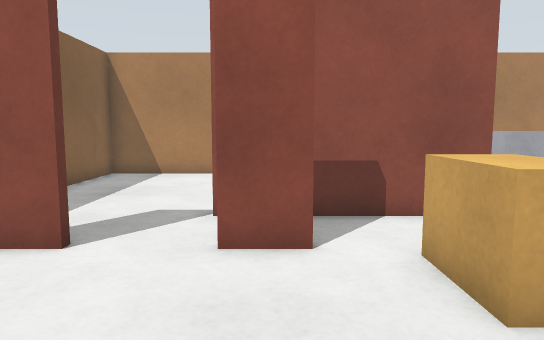
View 1 (above)

18 first-person views from a walk through a robot-simulator world made for Gazebo. The camera is 0.88 m above the floor, tilts 6° down and sees 70° across. The floor is counted in squares, 0.5 m on a side. Each view is taken from the middle of a square. On the plan, view 1 faces up. The plan holds only what a view shows up to about 18 squares ahead; the rest is blank.

View 2
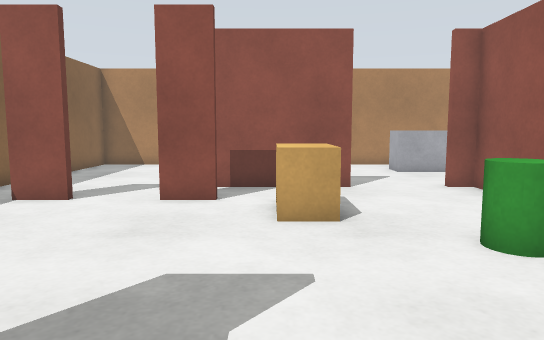

View 3
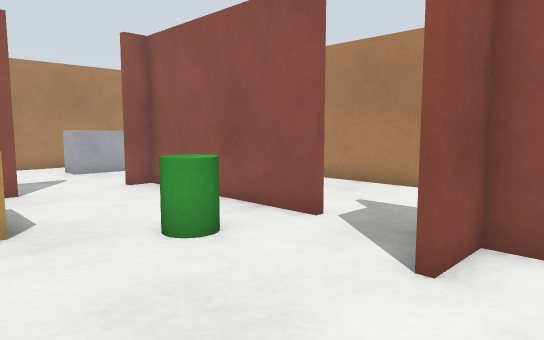

View 4
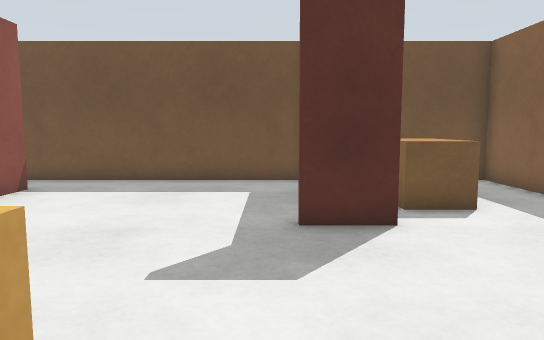

View 5
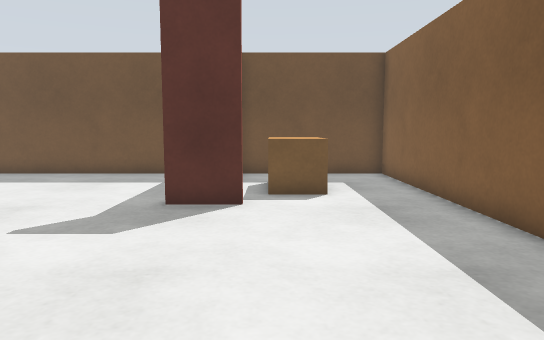

View 6
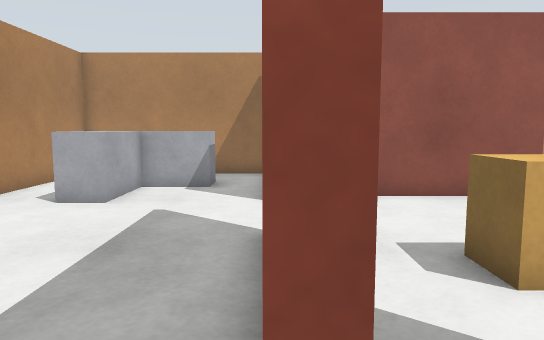

View 7
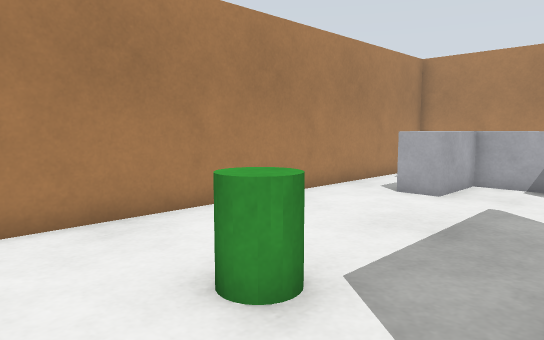

View 8
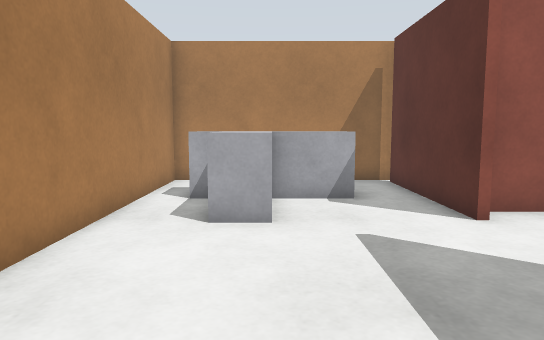

View 9
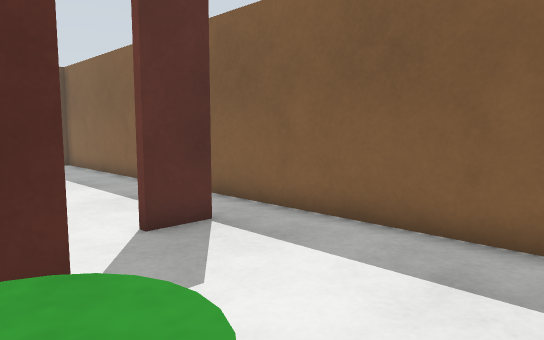

View 10
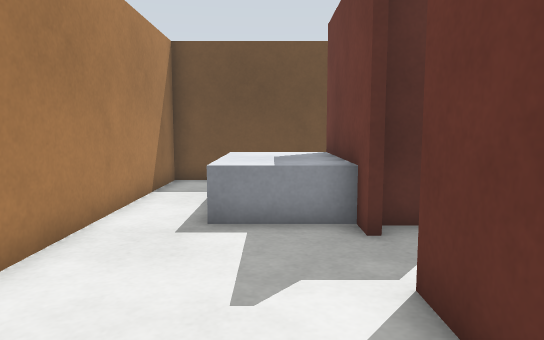

View 11
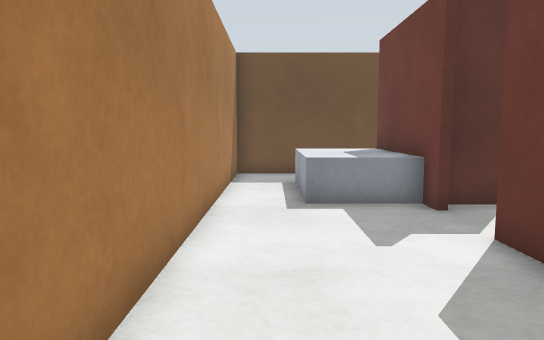

View 12
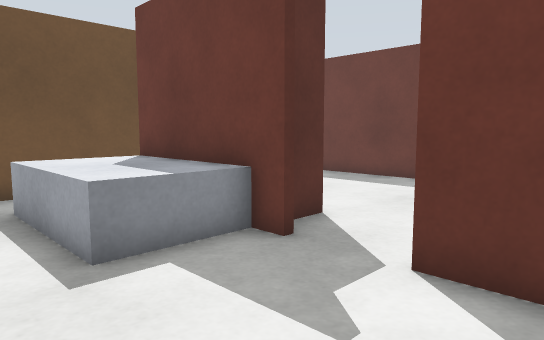

View 13
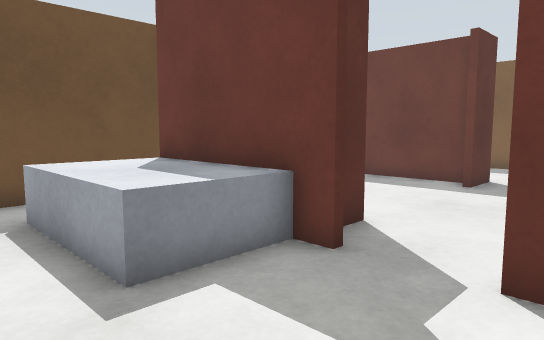

View 14
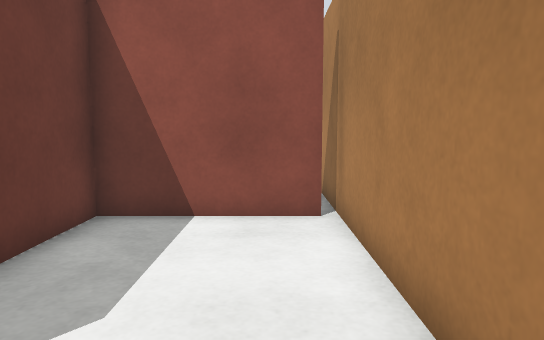

View 15
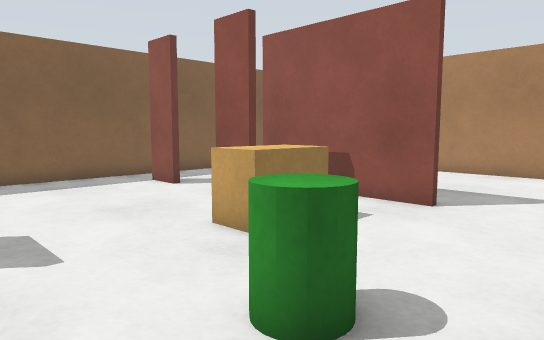

View 16
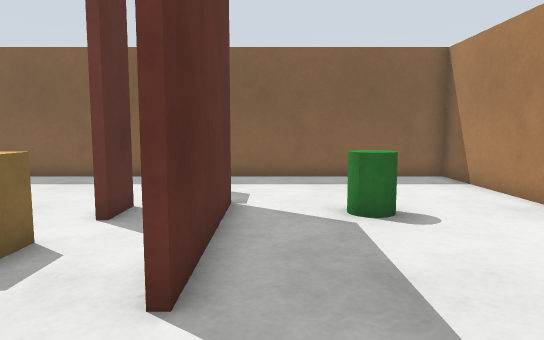

View 17
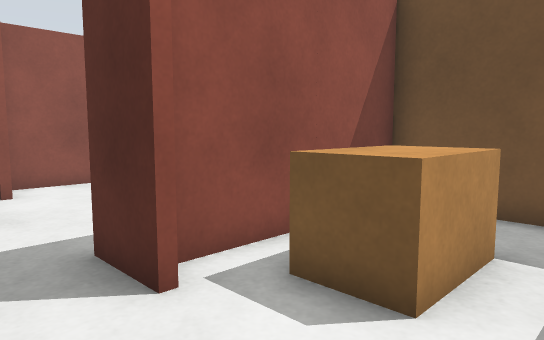

View 18
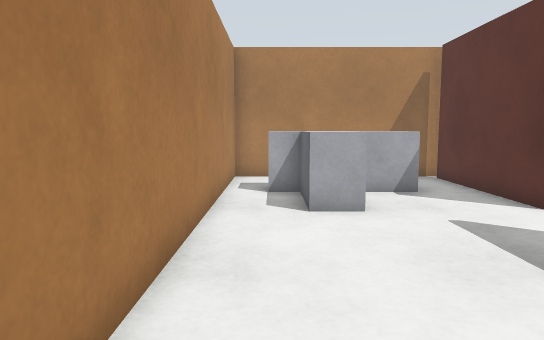

### Floor plan
Ten units are one square. View 1 is at (0, 0); x grows to the right and y downward. Boxes are objects, and circles mark ways between rooms. Rooms are numbered by the first view taken in them; rooms with no view inside come last. Other rooms are left out.
<svg viewBox="-69 -159 208 248">
<path fill="none" stroke="#000" d="M6 -56 -9 -56M-9 -58 6 -58M45 -78 -12 -78M-12 -80 45 -80M-30 -56 -45 -56M74 -80 130 -80M-46 -58 -30 -58M82 -9 82 -78 74 -78M-14 20 5 20M-4 25 -4 72M64 20 80 20M134 -80 134 -154 -64 -154 -64 84 -6 84 -6 26M82 64 82 22 65 22M0 84 74 84M84 12 84 64M84 -29 84 -9M74 84 134 84 134 -80M131 -78 84 -78 84 -49"/>
<rect x="-35" y="35" width="20" height="30" fill="#bbb"><title>beige box</title></rect>
<rect x="-5" y="-115" width="10" height="10" fill="#bbb"><title>green cylinder</title></rect>
<rect x="15" y="-55" width="20" height="20" fill="#bbb"><title>beige box</title></rect>
<rect x="45" y="-25" width="20" height="20" fill="#bbb"><title>green cylinder</title></rect>
<rect x="65" y="-135" width="40" height="20" fill="#bbb"><title>counter</title></rect>
<rect x="95" y="-115" width="20" height="20" fill="#bbb"><title>counter</title></rect>
<rect x="95" y="-145" width="20" height="10" fill="#bbb"><title>counter</title></rect>
<rect x="85" y="15" width="30" height="50" fill="#bbb"><title>white box</title></rect>
<circle cx="80" cy="5" r="3" fill="#2a7"/>
<circle cx="80" cy="75" r="3" fill="#2a7"/>
<text x="20" y="-50">1</text>
<text x="110" y="10">2</text>
</svg>
Room 1 opens to room 2.

Where each view was taken, in squares from view 1:
view 1: 0 up, 0 right, facing up
view 2: 4 down, 2 right, facing up
view 3: 4 down, 2 right, facing up-right
view 4: 5 up, 1 right, facing down
view 5: 7 up, 2 left, facing down
view 6: 8 up, 2 left, facing right
view 7: 8 up, 3 left, facing up-right
view 8: 12 up, 0 right, facing right
view 9: 12 up, 0 right, facing down-left
view 10: 5 up, 10 right, facing down
view 11: 7 up, 12 right, facing down
view 12: 3 up, 13 right, facing down-left
view 13: 2 up, 13 right, facing down-left
view 14: 0 up, 12 right, facing up
view 15: 1 down, 8 right, facing up-left
view 16: 9 up, 8 right, facing left
view 17: 0 up, 5 left, facing down-right
view 18: 14 up, 1 left, facing right
